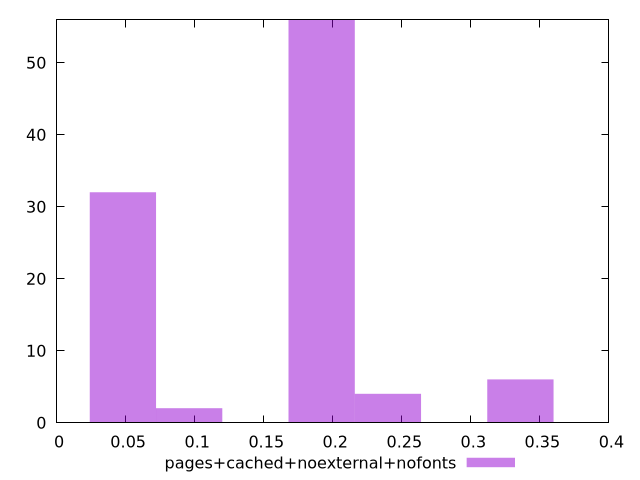

Recreate this plot in gnuplot.
$_pagesCachedNoexternalNofonts <<EOF
0.19195125220268855 56
0.04798781305067214 32
0.335914691354705 6
0.23993906525336067 4
0.09597562610134427 2
EOF
set key outside below
set terminal pngcairo
set output "report_00004_2020-11-02T20-21-41.718Z/cumulative-layout-shift/pages+cached+noexternal+nofonts//raw_hist.png"
set yrange [0:56]
set boxwidth 0.04798781305067214
set style fill transparent solid 0.5 noborder
plot $_pagesCachedNoexternalNofonts title "pages+cached+noexternal+nofonts" with boxes ,
